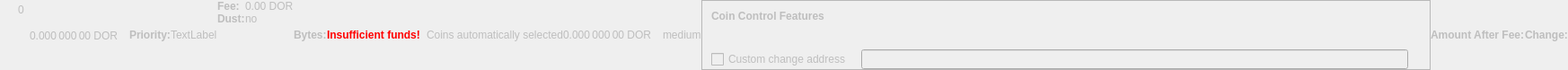
    <widget class="QWidget" name="dummyHideWidget" native="true">
     <property name="enabled">
      <bool>false</bool>
     </property>
     <property name="maximumSize">
      <size>
       <width>100</width>
       <height>22</height>
      </size>
     </property>
     <layout class="QHBoxLayout" name="dummyHideLayout">
      <property name="spacing">
       <number>0</number>
      </property>
      <property name="leftMargin">
       <number>0</number>
      </property>
      <property name="topMargin">
       <number>0</number>
      </property>
      <property name="rightMargin">
       <number>0</number>
      </property>
      <property name="bottomMargin">
       <number>0</number>
      </property>
      <item>
       <layout class="QFormLayout" name="formLayoutCoinControl1">
        <property name="horizontalSpacing">
         <number>10</number>
        </property>
        <property name="verticalSpacing">
         <number>14</number>
        </property>
        <property name="leftMargin">
         <number>10</number>
        </property>
        <property name="topMargin">
         <number>4</number>
        </property>
        <property name="rightMargin">
         <number>6</number>
        </property>
        <item row="0" column="1">
         <widget class="QLabel" name="labelCoinControlBytes">
          <property name="cursor">
           <cursorShape>IBeamCursor</cursorShape>
          </property>
          <property name="contextMenuPolicy">
           <enum>Qt::ActionsContextMenu</enum>
          </property>
          <property name="text">
           <string notr="true">0</string>
          </property>
          <property name="textInteractionFlags">
           <set>Qt::LinksAccessibleByMouse|Qt::TextSelectableByKeyboard|Qt::TextSelectableByMouse</set>
          </property>
         </widget>
        </item>
       </layout>
      </item>
      <item>
       <widget class="QLabel" name="labelCoinControlAfterFee">
        <property name="enabled">
         <bool>false</bool>
        </property>
        <property name="sizePolicy">
         <sizepolicy hsizetype="Fixed" vsizetype="Fixed">
          <horstretch>0</horstretch>
          <verstretch>0</verstretch>
         </sizepolicy>
        </property>
        <property name="minimumSize">
         <size>
          <width>111</width>
          <height>12</height>
         </size>
        </property>
        <property name="maximumSize">
         <size>
          <width>111</width>
          <height>12</height>
         </size>
        </property>
        <property name="cursor">
         <cursorShape>IBeamCursor</cursorShape>
        </property>
        <property name="contextMenuPolicy">
         <enum>Qt::ActionsContextMenu</enum>
        </property>
        <property name="text">
         <string notr="true">0.000 000 00 DOR</string>
        </property>
        <property name="textInteractionFlags">
         <set>Qt::LinksAccessibleByMouse|Qt::TextSelectableByKeyboard|Qt::TextSelectableByMouse</set>
        </property>
       </widget>
      </item>
      <item>
       <widget class="QLabel" name="labelCoinControlPriorityText">
        <property name="enabled">
         <bool>false</bool>
        </property>
        <property name="font">
         <font>
          <weight>75</weight>
          <bold>true</bold>
         </font>
        </property>
        <property name="text">
         <string>Priority:</string>
        </property>
       </widget>
      </item>
      <item>
       <layout class="QHBoxLayout" name="horizontalLayout">
        <item>
         <widget class="QLabel" name="WarningLabel">
          <property name="text">
           <string>TextLabel</string>
          </property>
         </widget>
        </item>
       </layout>
      </item>
      <item>
       <layout class="QFormLayout" name="formLayoutCoinControl3">
        <property name="horizontalSpacing">
         <number>0</number>
        </property>
        <property name="verticalSpacing">
         <number>0</number>
        </property>
        <property name="leftMargin">
         <number>0</number>
        </property>
        <property name="topMargin">
         <number>0</number>
        </property>
        <property name="rightMargin">
         <number>0</number>
        </property>
        <item row="0" column="0">
         <widget class="QLabel" name="labelCoinControlFeeText">
          <property name="enabled">
           <bool>false</bool>
          </property>
          <property name="font">
           <font>
            <weight>75</weight>
            <bold>true</bold>
           </font>
          </property>
          <property name="text">
           <string>Fee:</string>
          </property>
          <property name="margin">
           <number>0</number>
          </property>
         </widget>
        </item>
        <item row="0" column="1">
         <widget class="QLabel" name="labelCoinControlFee">
          <property name="enabled">
           <bool>false</bool>
          </property>
          <property name="cursor">
           <cursorShape>IBeamCursor</cursorShape>
          </property>
          <property name="contextMenuPolicy">
           <enum>Qt::ActionsContextMenu</enum>
          </property>
          <property name="text">
           <string notr="true">0.00 DOR</string>
          </property>
          <property name="textInteractionFlags">
           <set>Qt::LinksAccessibleByMouse|Qt::TextSelectableByKeyboard|Qt::TextSelectableByMouse</set>
          </property>
         </widget>
        </item>
        <item row="1" column="0">
         <widget class="QLabel" name="labelCoinControlLowOutputText">
          <property name="enabled">
           <bool>false</bool>
          </property>
          <property name="font">
           <font>
            <weight>75</weight>
            <bold>true</bold>
           </font>
          </property>
          <property name="text">
           <string>Dust:</string>
          </property>
         </widget>
        </item>
        <item row="1" column="1">
         <widget class="QLabel" name="labelCoinControlLowOutput">
          <property name="enabled">
           <bool>false</bool>
          </property>
          <property name="cursor">
           <cursorShape>IBeamCursor</cursorShape>
          </property>
          <property name="contextMenuPolicy">
           <enum>Qt::ActionsContextMenu</enum>
          </property>
          <property name="text">
           <string>no</string>
          </property>
          <property name="textInteractionFlags">
           <set>Qt::LinksAccessibleByMouse|Qt::TextSelectableByKeyboard|Qt::TextSelectableByMouse</set>
          </property>
         </widget>
        </item>
       </layout>
      </item>
      <item>
       <widget class="QLabel" name="labelCoinControlBytesText">
        <property name="enabled">
         <bool>false</bool>
        </property>
        <property name="font">
         <font>
          <weight>75</weight>
          <bold>true</bold>
         </font>
        </property>
        <property name="text">
         <string>Bytes:</string>
        </property>
       </widget>
      </item>
      <item>
       <layout class="QFormLayout" name="formLayoutCoinControl2">
        <property name="horizontalSpacing">
         <number>0</number>
        </property>
        <property name="verticalSpacing">
         <number>0</number>
        </property>
        <property name="leftMargin">
         <number>0</number>
        </property>
        <property name="topMargin">
         <number>0</number>
        </property>
        <property name="rightMargin">
         <number>0</number>
        </property>
       </layout>
      </item>
      <item>
       <layout class="QHBoxLayout" name="horizontalLayoutCoinControl2">
        <property name="spacing">
         <number>0</number>
        </property>
        <property name="bottomMargin">
         <number>0</number>
        </property>
       </layout>
      </item>
      <item>
       <widget class="QLabel" name="labelCoinControlInsuffFunds">
        <property name="enabled">
         <bool>false</bool>
        </property>
        <property name="minimumSize">
         <size>
          <width>0</width>
          <height>0</height>
         </size>
        </property>
        <property name="font">
         <font>
          <weight>75</weight>
          <bold>true</bold>
         </font>
        </property>
        <property name="styleSheet">
         <string notr="true">color:red;font-weight:bold;</string>
        </property>
        <property name="text">
         <string>Insufficient funds!</string>
        </property>
        <property name="margin">
         <number>5</number>
        </property>
       </widget>
      </item>
      <item>
       <layout class="QFormLayout" name="formLayoutCoinControl4">
        <property name="horizontalSpacing">
         <number>0</number>
        </property>
        <property name="verticalSpacing">
         <number>0</number>
        </property>
        <property name="leftMargin">
         <number>0</number>
        </property>
        <property name="topMargin">
         <number>0</number>
        </property>
        <property name="rightMargin">
         <number>0</number>
        </property>
       </layout>
      </item>
      <item>
       <widget class="QLabel" name="labelCoinControlChangeLabel">
        <property name="enabled">
         <bool>false</bool>
        </property>
        <property name="sizePolicy">
         <sizepolicy hsizetype="Preferred" vsizetype="Expanding">
          <horstretch>0</horstretch>
          <verstretch>0</verstretch>
         </sizepolicy>
        </property>
        <property name="minimumSize">
         <size>
          <width>0</width>
          <height>0</height>
         </size>
        </property>
        <property name="text">
         <string/>
        </property>
        <property name="margin">
         <number>3</number>
        </property>
       </widget>
      </item>
      <item>
       <widget class="QLabel" name="labelCoinControlAutomaticallySelected">
        <property name="enabled">
         <bool>false</bool>
        </property>
        <property name="sizePolicy">
         <sizepolicy hsizetype="Fixed" vsizetype="Fixed">
          <horstretch>0</horstretch>
          <verstretch>0</verstretch>
         </sizepolicy>
        </property>
        <property name="minimumSize">
         <size>
          <width>0</width>
          <height>0</height>
         </size>
        </property>
        <property name="maximumSize">
         <size>
          <width>240</width>
          <height>16777215</height>
         </size>
        </property>
        <property name="text">
         <string>Coins automatically selected</string>
        </property>
        <property name="margin">
         <number>5</number>
        </property>
       </widget>
      </item>
      <item>
       <widget class="QLabel" name="labelCoinControlChange">
        <property name="enabled">
         <bool>false</bool>
        </property>
        <property name="sizePolicy">
         <sizepolicy hsizetype="Fixed" vsizetype="Fixed">
          <horstretch>0</horstretch>
          <verstretch>0</verstretch>
         </sizepolicy>
        </property>
        <property name="minimumSize">
         <size>
          <width>111</width>
          <height>0</height>
         </size>
        </property>
        <property name="maximumSize">
         <size>
          <width>111</width>
          <height>16777215</height>
         </size>
        </property>
        <property name="cursor">
         <cursorShape>IBeamCursor</cursorShape>
        </property>
        <property name="contextMenuPolicy">
         <enum>Qt::ActionsContextMenu</enum>
        </property>
        <property name="text">
         <string notr="true">0.000 000 00 DOR</string>
        </property>
        <property name="textInteractionFlags">
         <set>Qt::LinksAccessibleByMouse|Qt::TextSelectableByKeyboard|Qt::TextSelectableByMouse</set>
        </property>
       </widget>
      </item>
      <item>
       <widget class="QLabel" name="labelCoinControlPriority">
        <property name="enabled">
         <bool>false</bool>
        </property>
        <property name="cursor">
         <cursorShape>IBeamCursor</cursorShape>
        </property>
        <property name="contextMenuPolicy">
         <enum>Qt::ActionsContextMenu</enum>
        </property>
        <property name="text">
         <string>medium</string>
        </property>
        <property name="textInteractionFlags">
         <set>Qt::LinksAccessibleByMouse|Qt::TextSelectableByKeyboard|Qt::TextSelectableByMouse</set>
        </property>
       </widget>
      </item>
      <item>
       <widget class="QFrame" name="frameCoinControl">
        <property name="sizePolicy">
         <sizepolicy hsizetype="Expanding" vsizetype="Expanding">
          <horstretch>0</horstretch>
          <verstretch>0</verstretch>
         </sizepolicy>
        </property>
        <property name="maximumSize">
         <size>
          <width>16777215</width>
          <height>16777215</height>
         </size>
        </property>
        <property name="frameShape">
         <enum>QFrame::StyledPanel</enum>
        </property>
        <property name="frameShadow">
         <enum>QFrame::Sunken</enum>
        </property>
        <layout class="QVBoxLayout" name="verticalLayoutCoinControl2_2">
         <property name="spacing">
          <number>0</number>
         </property>
         <property name="leftMargin">
          <number>0</number>
         </property>
         <property name="topMargin">
          <number>0</number>
         </property>
         <property name="rightMargin">
          <number>0</number>
         </property>
         <property name="bottomMargin">
          <number>0</number>
         </property>
         <item>
          <layout class="QVBoxLayout" name="verticalLayoutCoinControl" stretch="0,0,0,1">
           <property name="spacing">
            <number>0</number>
           </property>
           <property name="leftMargin">
            <number>10</number>
           </property>
           <property name="topMargin">
            <number>10</number>
           </property>
           <item>
            <layout class="QHBoxLayout" name="horizontalLayoutCoinControl1">
             <property name="bottomMargin">
              <number>15</number>
             </property>
             <item>
              <widget class="QLabel" name="labelCoinControlFeatures">
               <property name="enabled">
                <bool>false</bool>
               </property>
               <property name="sizePolicy">
                <sizepolicy hsizetype="Preferred" vsizetype="Maximum">
                 <horstretch>0</horstretch>
                 <verstretch>0</verstretch>
                </sizepolicy>
               </property>
               <property name="font">
                <font>
                 <weight>75</weight>
                 <bold>true</bold>
                </font>
               </property>
               <property name="styleSheet">
                <string notr="true">font-weight:bold;</string>
               </property>
               <property name="text">
                <string>Coin Control Features</string>
               </property>
              </widget>
             </item>
            </layout>
           </item>
           <item>
            <widget class="QWidget" name="widgetCoinControl" native="true">
             <property name="sizePolicy">
              <sizepolicy hsizetype="Preferred" vsizetype="Preferred">
               <horstretch>0</horstretch>
               <verstretch>0</verstretch>
              </sizepolicy>
             </property>
             <property name="minimumSize">
              <size>
               <width>0</width>
               <height>0</height>
              </size>
             </property>
             <property name="styleSheet">
              <string notr="true"/>
             </property>
             <layout class="QHBoxLayout" name="horizontalLayoutCoinControl5_2">
              <property name="leftMargin">
               <number>0</number>
              </property>
              <property name="topMargin">
               <number>0</number>
              </property>
              <property name="rightMargin">
               <number>0</number>
              </property>
              <property name="bottomMargin">
               <number>0</number>
              </property>
              <item>
               <layout class="QHBoxLayout" name="horizontalLayoutCoinControl3">
                <property name="spacing">
                 <number>20</number>
                </property>
                <property name="topMargin">
                 <number>0</number>
                </property>
                <property name="bottomMargin">
                 <number>10</number>
                </property>
               </layout>
              </item>
             </layout>
            </widget>
           </item>
           <item>
            <layout class="QHBoxLayout" name="horizontalLayoutCoinControl4" stretch="0,0,0">
             <property name="spacing">
              <number>12</number>
             </property>
             <property name="sizeConstraint">
              <enum>QLayout::SetDefaultConstraint</enum>
             </property>
             <property name="topMargin">
              <number>5</number>
             </property>
             <property name="rightMargin">
              <number>5</number>
             </property>
             <item>
              <widget class="QCheckBox" name="checkBoxCoinControlChange">
               <property name="enabled">
                <bool>false</bool>
               </property>
               <property name="toolTip">
                <string>If this is activated, but the change address is empty or invalid, change will be sent to a newly generated address.</string>
               </property>
               <property name="text">
                <string>Custom change address</string>
               </property>
              </widget>
             </item>
             <item>
              <widget class="QValidatedLineEdit" name="lineEditCoinControlChange">
               <property name="enabled">
                <bool>false</bool>
               </property>
               <property name="sizePolicy">
                <sizepolicy hsizetype="Expanding" vsizetype="Fixed">
                 <horstretch>0</horstretch>
                 <verstretch>0</verstretch>
                </sizepolicy>
               </property>
              </widget>
             </item>
             <item>
              <widget class="QLabel" name="labelCoinControlChangeLabel_2">
               <property name="sizePolicy">
                <sizepolicy hsizetype="Preferred" vsizetype="Expanding">
                 <horstretch>0</horstretch>
                 <verstretch>0</verstretch>
                </sizepolicy>
               </property>
               <property name="minimumSize">
                <size>
                 <width>0</width>
                 <height>0</height>
                </size>
               </property>
               <property name="text">
                <string/>
               </property>
               <property name="margin">
                <number>3</number>
               </property>
              </widget>
             </item>
            </layout>
           </item>
           <item>
            <spacer name="verticalSpacerCoinControl">
             <property name="orientation">
              <enum>Qt::Vertical</enum>
             </property>
             <property name="sizeHint" stdset="0">
              <size>
               <width>800</width>
               <height>1</height>
              </size>
             </property>
            </spacer>
           </item>
          </layout>
         </item>
        </layout>
       </widget>
      </item>
      <item>
       <widget class="QLabel" name="labelCoinControlAfterFeeText">
        <property name="enabled">
         <bool>false</bool>
        </property>
        <property name="minimumSize">
         <size>
          <width>0</width>
          <height>0</height>
         </size>
        </property>
        <property name="maximumSize">
         <size>
          <width>16777215</width>
          <height>16777215</height>
         </size>
        </property>
        <property name="font">
         <font>
          <weight>75</weight>
          <bold>true</bold>
         </font>
        </property>
        <property name="text">
         <string>Amount After Fee:</string>
        </property>
        <property name="alignment">
         <set>Qt::AlignLeading|Qt::AlignLeft|Qt::AlignVCenter</set>
        </property>
        <property name="margin">
         <number>0</number>
        </property>
       </widget>
      </item>
      <item>
       <widget class="QLabel" name="labelCoinControlChangeText">
        <property name="enabled">
         <bool>false</bool>
        </property>
        <property name="sizePolicy">
         <sizepolicy hsizetype="Preferred" vsizetype="Preferred">
          <horstretch>0</horstretch>
          <verstretch>0</verstretch>
         </sizepolicy>
        </property>
        <property name="minimumSize">
         <size>
          <width>0</width>
          <height>0</height>
         </size>
        </property>
        <property name="maximumSize">
         <size>
          <width>16777215</width>
          <height>16777215</height>
         </size>
        </property>
        <property name="font">
         <font>
          <weight>75</weight>
          <bold>true</bold>
         </font>
        </property>
        <property name="text">
         <string>Change:</string>
        </property>
        <property name="alignment">
         <set>Qt::AlignLeading|Qt::AlignLeft|Qt::AlignVCenter</set>
        </property>
       </widget>
      </item>
     </layout>
    </widget>
